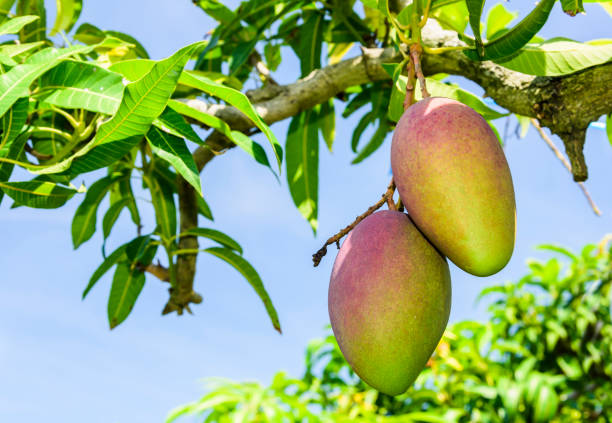
#> input picture M02W02 Statistic/img.png, 612 x 423 px, found by its file name
$ jupyter execute 2.Central-Limit-Theorem.ipynb
#> lines starting #> are read from the running program, lines starting #| are printed output that depends on the picture
[cell 1]
import seaborn as sns
import random
sns.set_theme()

data = [5, 3, 8, 7, 3, 2, 7, 0, 9]
sns.displot(data, kde=True)
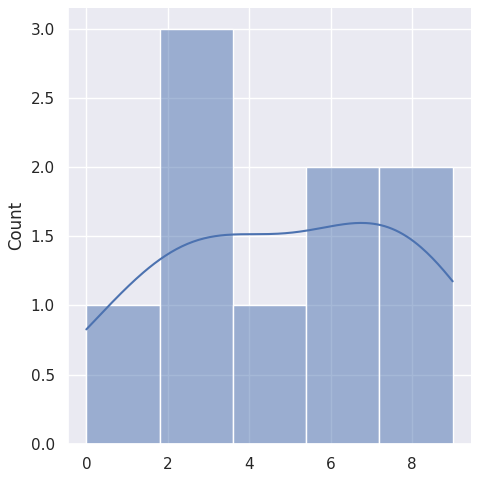
#> figure drawn by matplotlib, 1 panel; tallest bar 3 high, from x = 1.8 to 3.6; curve peaks at x = 6.74, y = 1.6

[cell 2]
import seaborn as sns
import cv2
import random

img = cv2.imread("img.png", 0)
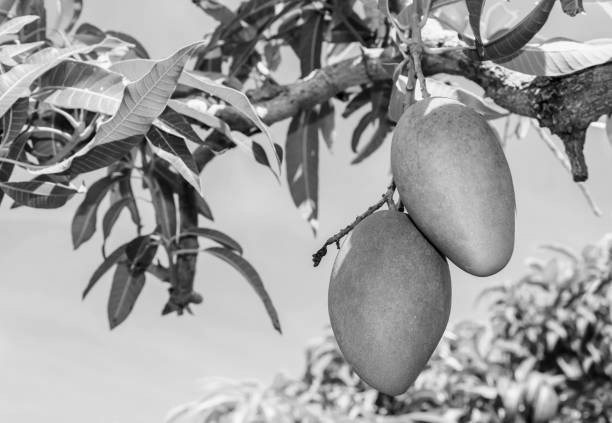
#> img: shape (423, 612); min 0, max 254, mean 157.2
height, width = img.shape
#> height = 423; width = 612
print(height, width)
#| 423 612

[cell 3]
num_of_sample = 10000
sz = 500
means = []

for _ in range(num_of_sample):
    mean = 0
    for _ in range(sz):
        x = random.randint(0, height-1)
        y = random.randint(0, width-1)
        mean += img[x][y]
    mean = mean/sz
    means.append(mean)
#> after the loop, means = 10000 values, max 167.6 at index 1147, min 146.8 at index 3525, mean 157.3

[cell 4]
sns.displot(means, kde=True)
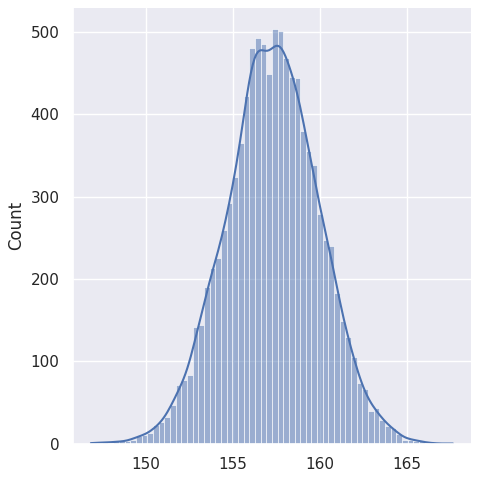
#> figure drawn by matplotlib, 1 panel; tallest bar 504 high, from x = 157.2 to 157.6; curve peaks at x = 157.5, y = 483.3

[cell 5]
import random
import math

num_of_samples = 10000
sample_size = 30
side = 500

means = []
for _ in range(num_of_samples):
    mean = 0
    for _ in range(sample_size):
        x = random.randint(0, side-1)
        y = random.randint(0, side-1)
        distance = math.sqrt(x*x + y*y)
        mean = mean + distance
    mean = mean/sample_size
    means.append(mean)

[cell 6]
sns.displot(means, kde=True)
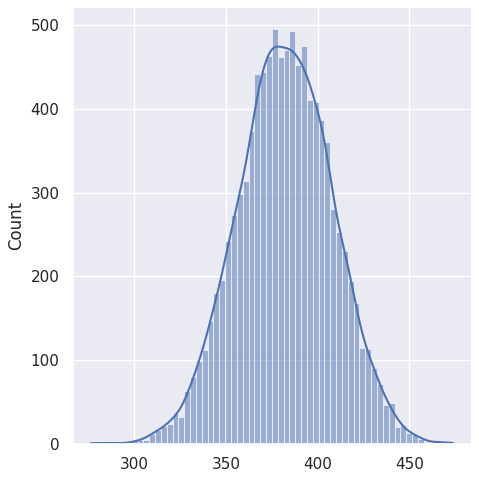
#> figure drawn by matplotlib, 1 panel; tallest bar 496 high, from x = 375 to 378.1; curve peaks at x = 378.4, y = 474.7
